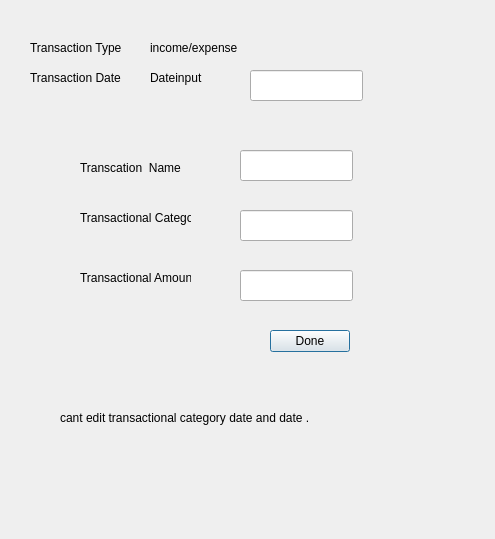
<?xml version="1.0" encoding="UTF-8"?>
<ui version="4.0">
 <class>TranscationEntry</class>
 <widget class="QDialog" name="TranscationEntry">
  <property name="geometry">
   <rect>
    <x>0</x>
    <y>0</y>
    <width>495</width>
    <height>539</height>
   </rect>
  </property>
  <property name="windowTitle">
   <string>Dialog</string>
  </property>
  <widget class="QLabel" name="label">
   <property name="geometry">
    <rect>
     <x>80</x>
     <y>160</y>
     <width>101</width>
     <height>16</height>
    </rect>
   </property>
   <property name="text">
    <string>Transcation  Name</string>
   </property>
  </widget>
  <widget class="QLabel" name="label_2">
   <property name="geometry">
    <rect>
     <x>30</x>
     <y>70</y>
     <width>101</width>
     <height>16</height>
    </rect>
   </property>
   <property name="text">
    <string>Transaction Date</string>
   </property>
  </widget>
  <widget class="QLabel" name="label_3">
   <property name="geometry">
    <rect>
     <x>80</x>
     <y>210</y>
     <width>111</width>
     <height>16</height>
    </rect>
   </property>
   <property name="text">
    <string>Transactional Category</string>
   </property>
  </widget>
  <widget class="QLabel" name="label_4">
   <property name="geometry">
    <rect>
     <x>80</x>
     <y>270</y>
     <width>111</width>
     <height>16</height>
    </rect>
   </property>
   <property name="text">
    <string>Transactional Amount</string>
   </property>
  </widget>
  <widget class="QLabel" name="label_5">
   <property name="geometry">
    <rect>
     <x>60</x>
     <y>410</y>
     <width>291</width>
     <height>16</height>
    </rect>
   </property>
   <property name="text">
    <string>cant edit transactional category date and date .</string>
   </property>
  </widget>
  <widget class="QPushButton" name="doneBtn">
   <property name="geometry">
    <rect>
     <x>270</x>
     <y>330</y>
     <width>80</width>
     <height>22</height>
    </rect>
   </property>
   <property name="text">
    <string>Done</string>
   </property>
  </widget>
  <widget class="QLabel" name="transDateLbl">
   <property name="geometry">
    <rect>
     <x>150</x>
     <y>70</y>
     <width>101</width>
     <height>16</height>
    </rect>
   </property>
   <property name="text">
    <string>Dateinput</string>
   </property>
  </widget>
  <widget class="QLabel" name="label_6">
   <property name="geometry">
    <rect>
     <x>30</x>
     <y>40</y>
     <width>101</width>
     <height>16</height>
    </rect>
   </property>
   <property name="text">
    <string>Transaction Type</string>
   </property>
  </widget>
  <widget class="QLabel" name="transTypeLbl">
   <property name="geometry">
    <rect>
     <x>150</x>
     <y>40</y>
     <width>101</width>
     <height>16</height>
    </rect>
   </property>
   <property name="text">
    <string>income/expense</string>
   </property>
  </widget>
  <widget class="QLineEdit" name="transNameLEdit">
   <property name="geometry">
    <rect>
     <x>240</x>
     <y>150</y>
     <width>113</width>
     <height>31</height>
    </rect>
   </property>
  </widget>
  <widget class="QLineEdit" name="transAmountLEdit">
   <property name="geometry">
    <rect>
     <x>240</x>
     <y>270</y>
     <width>113</width>
     <height>31</height>
    </rect>
   </property>
  </widget>
  <widget class="QLineEdit" name="transCategoryLEdit">
   <property name="geometry">
    <rect>
     <x>240</x>
     <y>210</y>
     <width>113</width>
     <height>31</height>
    </rect>
   </property>
  </widget>
  <widget class="QLineEdit" name="transDateLEdit">
   <property name="geometry">
    <rect>
     <x>250</x>
     <y>70</y>
     <width>113</width>
     <height>31</height>
    </rect>
   </property>
  </widget>
 </widget>
 <resources/>
 <connections/>
</ui>
